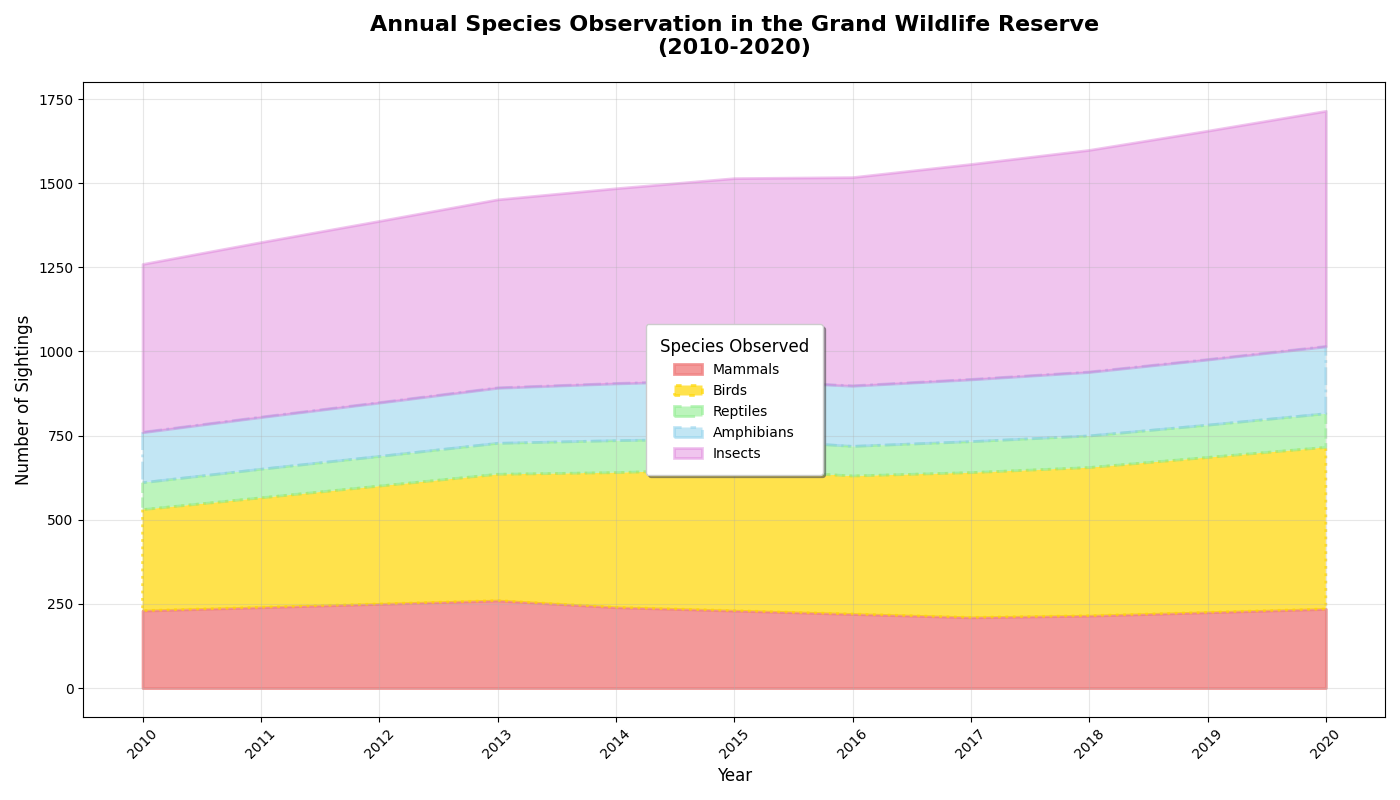

This figure's Python source:
import matplotlib.pyplot as plt
import numpy as np

years = np.arange(2010, 2021)

mammals = np.array([230, 240, 250, 260, 240, 230, 220, 210, 215, 225, 235])
birds = np.array([300, 325, 350, 375, 400, 420, 410, 430, 440, 460, 480])
reptiles = np.array([80, 85, 88, 92, 95, 90, 88, 92, 94, 96, 100])
amphibians = np.array([150, 155, 160, 165, 170, 175, 180, 185, 190, 195, 200])
insects = np.array([500, 520, 540, 560, 580, 600, 620, 640, 660, 680, 700])

data = np.array([mammals, birds, reptiles, amphibians, insects])
data_stack = np.cumsum(data, axis=0)

fig, ax = plt.subplots(figsize=(14, 8))

ax.fill_between(years, 0, data_stack[0], label='Mammals', linewidth=2, linestyle='-', color='lightcoral', alpha=0.8)
ax.fill_between(years, data_stack[0], data_stack[1], label='Birds', linewidth=2, linestyle=':', color='gold', alpha=0.7)
ax.fill_between(years, data_stack[1], data_stack[2], label='Reptiles', linewidth=2, linestyle='--', color='lightgreen', alpha=0.6)
ax.fill_between(years, data_stack[2], data_stack[3], label='Amphibians', linewidth=2, linestyle='-.', color='skyblue', alpha=0.5)
ax.fill_between(years, data_stack[3], data_stack[4], label='Insects', linewidth=2, linestyle='-', color='orchid', alpha=0.4)

ax.set_title("Annual Species Observation in the Grand Wildlife Reserve\n(2010-2020)", fontsize=16, weight='bold', pad=20)
ax.set_xlabel("Year", fontsize=12)
ax.set_ylabel("Number of Sightings", fontsize=12)

ax.set_xticks(years)
ax.set_xticklabels(years, rotation=45, fontsize=10)

ax.grid(True, linestyle='-', linewidth=0.8, alpha=0.3)

ax.legend(loc='center', fontsize=10, title='Species Observed', title_fontsize='12', frameon=True, shadow=True, borderpad=1, borderaxespad=0.5)

plt.tight_layout()

plt.show()
